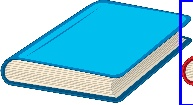
#> input picture objetos/objeto10.jpg, 193 x 105 px, given in place of objetos.jpg, which was not available
$ python separandoObjetos.py
#> lines starting #> are read from the running program, lines starting #| are printed output that depends on the picture; after the words box and inside, x2 and y2 are one past the last pixel; in counts of white or black regions, pixels touching at a corner belong together; pictures that were not available may be replaced by others from this repository, and a replacement may not be noted
import cv2  # Importa a biblioteca OpenCV para processamento de imagens

# Lê a imagem 'objetos.jpg' e redimensiona para 600x500 pixels
img = cv2.imread('objetos.jpg')
#> img is the input picture: shape (105, 193, 3); mean B, G, R 223.5, 201.7, 130.3
img = cv2.resize(img, (600, 500))
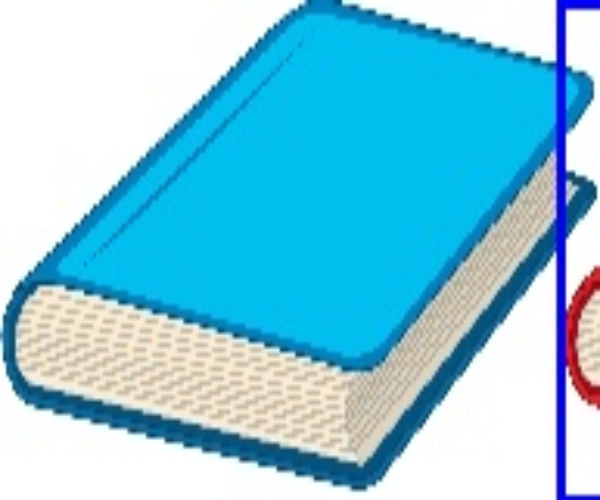
#> img: shape (500, 600, 3); mean B, G, R 223.5, 201.6, 130.3

# Converte a imagem para tons de cinza
imgCinza = cv2.cvtColor(img, cv2.COLOR_RGB2GRAY)
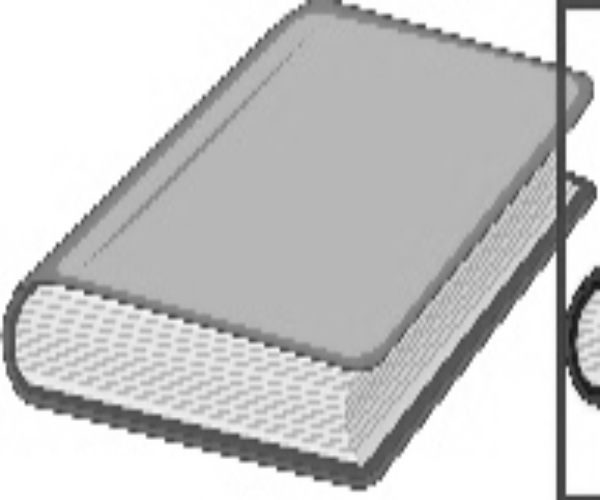
#> imgCinza: shape (500, 600); min 18, max 255, mean 200

# Detecta as bordas da imagem usando o algoritmo Canny
# Os valores 30 e 200 são os limiares inferior e superior para a detecção
imgCanny = cv2.Canny(imgCinza, 30, 200)
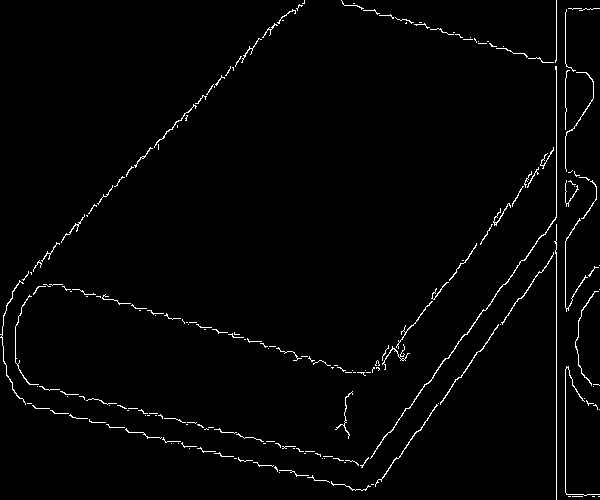
#> imgCanny: shape (500, 600); 1.8% white in thin lines or dots

# Aplica o fechamento morfológico para fechar pequenos buracos nos contornos
imgClose = cv2.morphologyEx(imgCanny, cv2.MORPH_CLOSE, (7, 7))
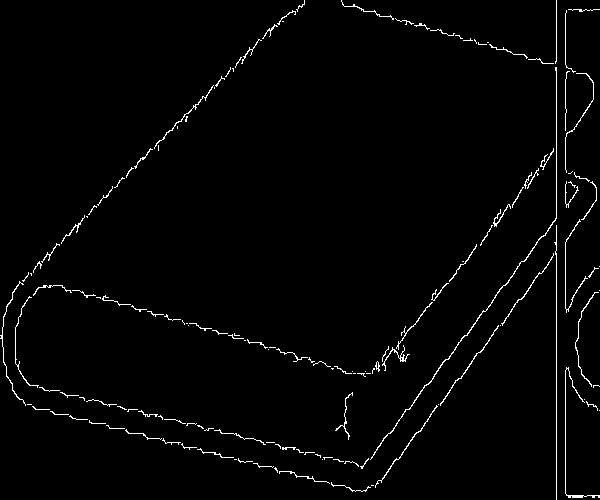
#> imgClose: shape (500, 600); 1.9% white in thin lines or dots

# Encontra os contornos externos dos objetos na imagem
contours, hierarchy = cv2.findContours(imgClose, cv2.RETR_EXTERNAL, cv2.CHAIN_APPROX_NONE)
#> contours = 149 contours, 131 with area under 20; largest, box (x1, y1, x2, y2) and area: (370, 67, 557, 460) 136, (565, 367, 600, 498) 46, (375, 405, 438, 488) 44, (440, 325, 499, 406) 44, (0, 281, 26, 406) 36

num0b = 1
# Itera sobre cada contorno encontrado
for cnt in contours:
    # Encontra a caixa delimitadora do contorno
    x, y, w, h = cv2.boundingRect(cnt)

    # Extrai a região de interesse (ROI) da imagem original
    objeto = img[y:y+h, x:x+w]

    # Salva a ROI como uma nova imagem
    cv2.imwrite(f'objetos/objeto{num0b}.jpg', objeto)

    # Desenha um retângulo ao redor do objeto na imagem original
    cv2.rectangle(img, (x, y), (x+w, y+h), (255, 0, 0), 2)

    # Incrementa o contador para nomear o próximo objeto
    num0b += 1
#> this loop made 149 passes
#> (x, y, w, h) on passes 2, 3, 4, 5, 6, 7, 10, 11, 12, 13, 14, 15: (331, 482, 40, 10), (279, 471, 51, 13), (274, 467, 4, 6), (253, 463, 21, 5), (344, 461, 15, 6), (333, 459, 11, 3), (360, 458, 9, 11), (238, 458, 15, 5), (323, 457, 10, 3), (315, 454, 6, 4), (304, 452, 11, 3), (296, 449, 8, 4)
#> (x, y, w, h, objeto) on passes 8, 33, 39, 42, 52, 53: (322, 459, 1, 1, [[114, 80, 18]]), (599, 410, 1, 1, [[186, 185, 223]]), (438, 404, 1, 1, [[255, 0, 0]]), (584, 399, 1, 1, [[115, 111, 192]]), (365, 371, 1, 1, [[168, 149, 105]]), (352, 371, 1, 1, [[187, 169, 121]])
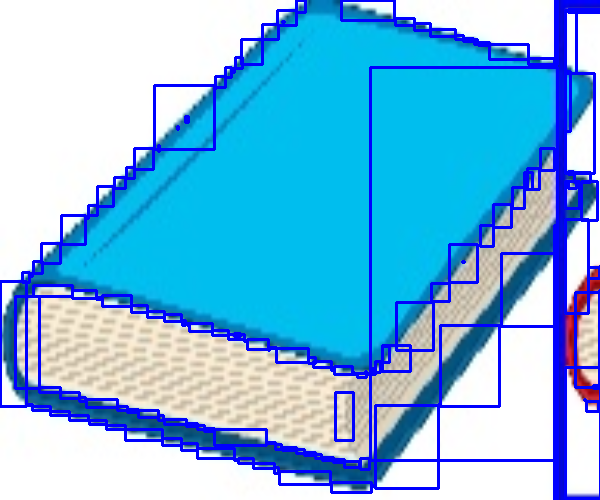
#> img: shape (500, 600, 3); 9.32% of pixels changed, all inside (x1, y1, x2, y2) = (0, 0, 600, 500)
#> after the loop, num0b = 150

# Exibe as imagens
cv2.imshow('Imagem', img)
cv2.imshow('Imagem Cinza', imgCinza)
cv2.imshow('Imagem Canny', imgCanny)

# Aguarda uma tecla ser pressionada antes de fechar as janelas
cv2.waitKey(0)
